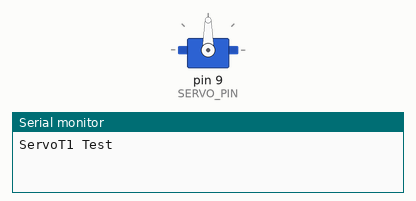
Simulated run of this sketch. Board: Arduino Uno, built with avr-gcc and run on an emulated ATmega328P. On the bench: servo, the last lines printed to the serial monitor.

Above: at 0.1 s.
At 1.1 s:
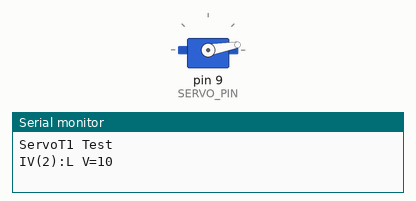
At 18.1 s:
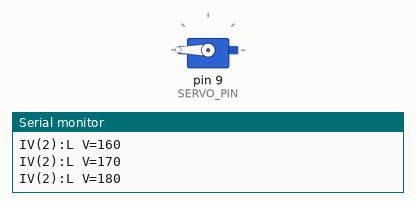
At 34.1 s:
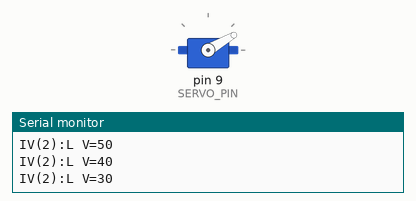
Timing chart, 0 to 40.0 s (numbered marks = the images above):
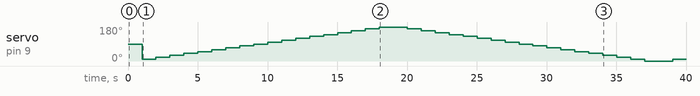

Measured:
- by itself, servo on pin 9 (SERVO_PIN): 90° → 10° at 1.0 s, → 20° 1.0 s later, → 30° 1.0 s later, → 40° 1.0 s later, … (37 changes in this stretch)

The sketch:

50-ServoT1.ino
```cpp
// (licence header left out)
#define LOG
#define LOG_LOOP
#include <Easy.h>

//*****************************************************************
// Parameter Motor
#define SERVO_PIN 9
#define SERVO_ANGLE_MIN 0
#define SERVO_ANGLE_MAX 180
#define ANGLE_STEPWIDTH_DEGREE 10
#define STEPWIDTH_MSEC 1000

void setup() {
  //((*** Initialize: Configure your sketch here....
#ifdef LOG
  GetLog()->printf("ServoT1 Test");
#endif

  ServoT1* servo = new ServoT1(SERVO_PIN, SERVO_ANGLE_MIN, SERVO_ANGLE_MAX);

  IteratorValue* iteratorValue = new IteratorValue(servo->getMinAngle(), servo->getMaxAngle(), ANGLE_STEPWIDTH_DEGREE, STEPWIDTH_MSEC, cmMin2Max2Min);

  Relation1to1* relationServoOff = new Relation1to1(NULL, servo, iteratorValue);
  // ***))

  // Initialize control
  ControlManagerFactory::GetControlManager()->Setup();
}

//*****************************************************************
void loop() {
  //*** Run: No additional code is required

#ifdef LOG_LOOP_DEBUG
  GetLog()->println("Loop");
#endif

  ControlManagerFactory::GetControlManager()->Loop();

  delay(5);
}
```
